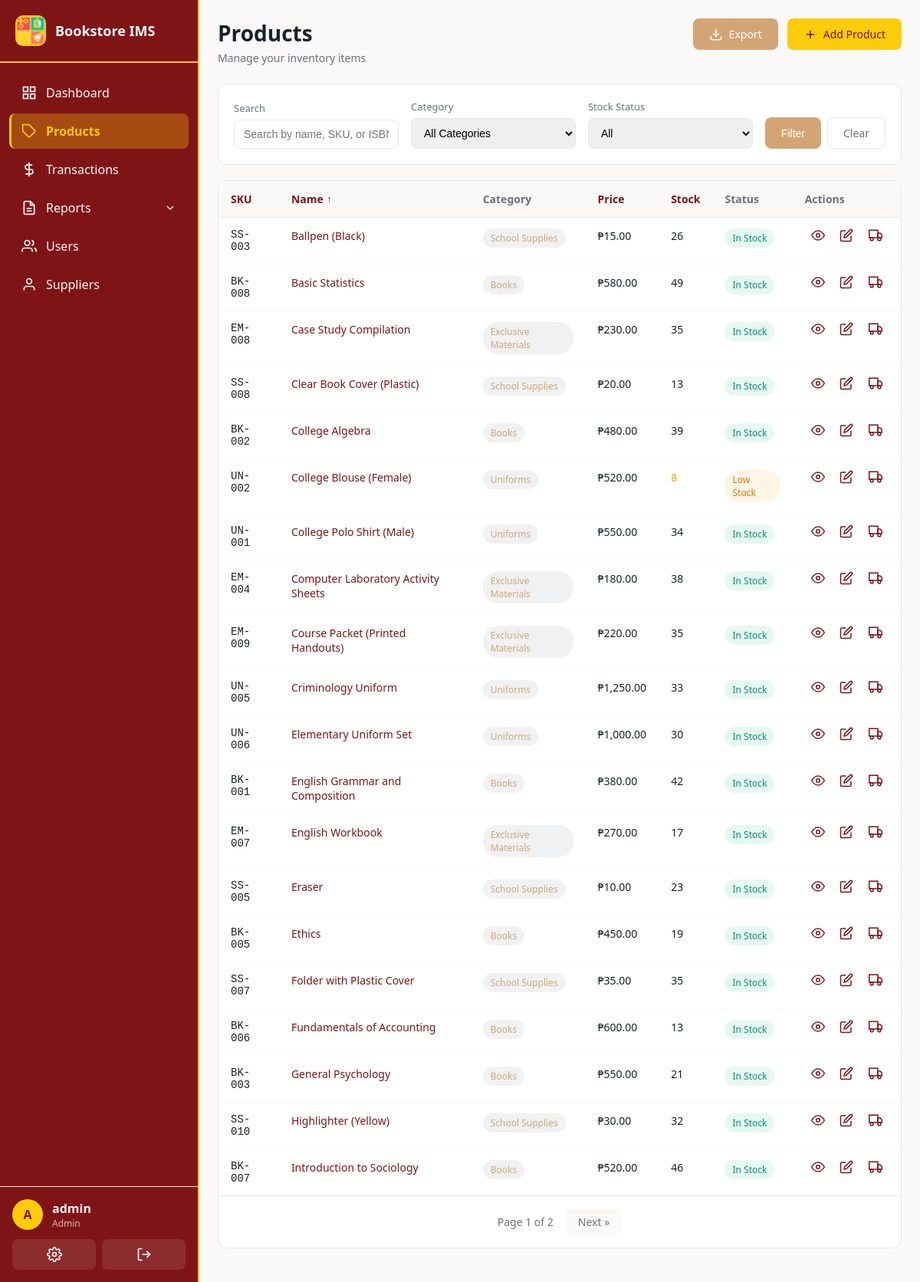
/products/ (signed in), run on the app's committed database.
### app/models.py (models this page shows, shortened)
class User(UserMixin, db.Model):
    __tablename__ = 'users'
    id = db.Column(db.Integer, primary_key=True)
    username = db.Column(db.String(80), unique=True, nullable=False, index=True)
    email = db.Column(db.String(120), unique=True, nullable=False)
    password_hash = db.Column(db.String(256), nullable=False)
    role = db.Column(db.String(20), nullable=False, default=Role.STAFF)
    is_active = db.Column(db.Boolean, default=True)
    created_at = db.Column(db.DateTime, default=utc_now)
    last_login = db.Column(db.DateTime)
    transactions = db.relationship('Transaction', backref='user', lazy='dynamic')
    audit_logs = db.relationship('AuditLog', backref='user', lazy='dynamic')
    cash_ledger_entries = db.relationship('CashLedger', backref='user', lazy='dynamic')
    def is_admin(self):
        return self.role == Role.ADMIN

class Product(db.Model):
    __tablename__ = 'products'
    id = db.Column(db.Integer, primary_key=True)
    sku = db.Column(db.String(50), unique=True, nullable=False, index=True)  # Stock Keeping Unit
    name = db.Column(db.String(200), nullable=False)
    description = db.Column(db.Text)
    category_id = db.Column(db.Integer, db.ForeignKey('categories.id'), nullable=False)
    cost_price = db.Column(db.Float, nullable=False, default=0.0)  # Purchase cost
    selling_price = db.Column(db.Float, nullable=False, default=0.0)
    quantity = db.Column(db.Integer, nullable=False, default=0)
    reorder_level = db.Column(db.Integer, nullable=False, default=10)  # Low stock threshold
    isbn = db.Column(db.String(20))
    author = db.Column(db.String(200))
    publisher = db.Column(db.String(200))
    is_active = db.Column(db.Boolean, default=True)
    created_at = db.Column(db.DateTime, default=utc_now)
    updated_at = db.Column(db.DateTime, default=utc_now, onupdate=utc_now)
    stock_movements = db.relationship('StockMovement', backref='product', lazy='dynamic')
    transaction_items = db.relationship('TransactionItem', backref='product', lazy='dynamic')
    @property
    def is_low_stock(self):
        return self.quantity <= self.reorder_level

class Category(db.Model):
    __tablename__ = 'categories'
    id = db.Column(db.Integer, primary_key=True)
    name = db.Column(db.String(100), unique=True, nullable=False)
    description = db.Column(db.String(255))
    created_at = db.Column(db.DateTime, default=utc_now)
    products = db.relationship('Product', backref='category', lazy='dynamic')

### app/routes/products.py (the view, shortened to what this page needs)
@products_bp.route('/')
@login_required
def list_products():
    page = request.args.get('page', 1, type=int)
    per_page = 20
    category_id = request.args.get('category', type=int)
    search = request.args.get('search', '').strip()
    stock_filter = request.args.get('stock')  # 'low', 'out', 'all'
    sort_by = request.args.get('sort', 'name')  # Default sort by name
    sort_order = request.args.get('order', 'asc')  # Default ascending
    query = Product.query.filter_by(is_active=True)
    if category_id:
        query = query.filter_by(category_id=category_id)
    if stock_filter == 'low':
        query = query.filter(Product.quantity <= Product.reorder_level, Product.quantity > 0)
    elif stock_filter == 'out':
        query = query.filter(Product.quantity == 0)
    if sort_order == 'desc':
        if sort_by == 'sku':
            query = query.order_by(Product.sku.desc())
        elif sort_by == 'price':
            query = query.order_by(Product.selling_price.desc())
        elif sort_by == 'stock':
            query = query.order_by(Product.quantity.desc())
        else:  # name
            query = query.order_by(Product.name.desc())
    else:  # asc
        if sort_by == 'sku':
            query = query.order_by(Product.sku.asc())
        elif sort_by == 'price':
            query = query.order_by(Product.selling_price.asc())
        elif sort_by == 'stock':
            query = query.order_by(Product.quantity.asc())
        else:  # name
            query = query.order_by(Product.name.asc())
    products = query.paginate(page=page, per_page=per_page, error_out=False)
    categories = Category.query.all()
    return render_template('products/list.html',
        products=products,
        categories=categories,
        current_category=category_id,
        search=search,
        stock_filter=stock_filter,
        sort_by=sort_by,
        sort_order=sort_order
    )

### app/__init__.py (called while the page is built)
@login_manager.user_loader
def load_user(user_id):
    return db.session.get(User, int(user_id))

### app/templates/products/list.html (shortened to what this page needs)
{% extends "base.html" %}
{% block content %}
<div class="page-header">
  <div class="page-header-left">
    <h1>Products</h1>
    <p class="page-subtitle">Manage your inventory items</p>
  </div>
  <div class="page-header-right">
    <a href="{{ url_for('products.export_products') }}" class="btn btn-secondary" title="Download as Excel">
      <svg viewBox="0 0 24 24" fill="none" stroke="currentColor" stroke-width="2">
        <path d="M21 15v4a2 2 0 0 1-2 2H5a2 2 0 0 1-2-2v-4"></path>
        <polyline points="7 10 12 15 17 10"></polyline>
        <line x1="12" y1="15" x2="12" y2="3"></line>
      </svg>
      Export
    </a>
    <a href="{{ url_for('products.add_product') }}" class="btn btn-primary">
      <svg viewBox="0 0 24 24" fill="none" stroke="currentColor" stroke-width="2">
        <line x1="12" y1="5" x2="12" y2="19"></line>
        <line x1="5" y1="12" x2="19" y2="12"></line>
      </svg>
      Add Product
    </a>
  </div>
</div>
<div class="filters-card">
  <form method="GET" action="{{ url_for('products.list_products') }}" class="filters-form">
    <div class="filter-group">
      <label for="search">Search</label>
      <input type="text" id="search" name="search" value="{{ search }}" placeholder="Search by name, SKU, or ISBN...">
    </div>
    <div class="filter-group">
      <label for="category">Category</label>
      <select id="category" name="category">
        <option value="">All Categories</option>
      </select>
    </div>
    <div class="filter-group">
      <label for="stock">Stock Status</label>
      <select id="stock" name="stock">
        <option value="">All</option>
      </select>
    </div>
    <div class="filter-actions">
      <button type="submit" class="btn btn-secondary">Filter</button>
      <a href="{{ url_for('products.list_products') }}" class="btn btn-outline">Clear</a>
    </div>
  </form>
</div>
<div class="table-card">
  {% if products.items %}
  <table class="data-table priority-table">
    <thead>
      <tr>
        <th class="priority-col-1">
          <a href="{{ url_for('products.list_products', category=current_category, search=search, stock=stock_filter, sort='sku', order='asc' if sort_by == 'sku' and sort_order == 'desc' else 'desc' if sort_by == 'sku' else 'asc') }}" class="sort-header {% if sort_by == 'sku' %}active{% endif %}">
            SKU
          </a>
        </th>
        <th class="priority-col-1">
          <a href="{{ url_for('products.list_products', category=current_category, search=search, stock=stock_filter, sort='name', order='asc' if sort_by == 'name' and sort_order == 'desc' else 'desc' if sort_by == 'name' else 'asc') }}" class="sort-header {% if sort_by == 'name' %}active{% endif %}">
            Name
            {% if sort_by == 'name' %}<span class="sort-indicator">{{ '↑' if sort_order == 'asc' else '↓' }}</span>{% endif %}
          </a>
        </th>
        <th class="priority-col-2">Category</th>
        <th class="priority-col-1">
          <a href="{{ url_for('products.list_products', category=current_category, search=search, stock=stock_filter, sort='price', order='asc' if sort_by == 'price' and sort_order == 'desc' else 'desc' if sort_by == 'price' else 'asc') }}" class="sort-header {% if sort_by == 'price' %}active{% endif %}">
            Price
          </a>
        </th>
        <th class="priority-col-1">
          <a href="{{ url_for('products.list_products', category=current_category, search=search, stock=stock_filter, sort='stock', order='asc' if sort_by == 'stock' and sort_order == 'desc' else 'desc' if sort_by == 'stock' else 'asc') }}" class="sort-header {% if sort_by == 'stock' %}active{% endif %}">
            Stock
          </a>
        </th>
        <th class="priority-col-3">Status</th>
        <th class="priority-col-3">Actions</th>
      </tr>
    </thead>
    <tbody>
      {% for product in products.items %}
      <tr>
        <td class="sku-cell priority-col-1">{{ product.sku }}</td>
        <td class="priority-col-1">
          <a href="{{ url_for('products.view_product', id=product.id) }}" class="product-name">
            {{ product.name }}
          </a>
        </td>
        <td class="priority-col-2">
          <span class="badge badge-category">{{ product.category.name }}</span>
        </td>
        <td class="priority-col-1">₱{{ "{:,.2f}".format(product.selling_price) }}</td>
        <td class="stock-cell priority-col-1 {% if product.quantity == 0 %}text-danger{% elif product.is_low_stock %}text-warning{% endif %}">
          {{ product.quantity }}
        </td>
        <td class="priority-col-3">
          {% if product.quantity == 0 %}
          <span class="badge badge-danger">Out of Stock</span>
          {% elif product.is_low_stock %}
          <span class="badge badge-warning">Low Stock</span>
          {% else %}
          <span class="badge badge-success">In Stock</span>
          {% endif %}
        </td>
        <td class="actions-cell priority-col-3">
          <a href="{{ url_for('products.view_product', id=product.id) }}" class="btn-icon" title="View">
            <svg viewBox="0 0 24 24" fill="none" stroke="currentColor" stroke-width="2">
              <path d="M1 12s4-8 11-8 11 8 11 8-4 8-11 8-11-8-11-8z"></path>
              <circle cx="12" cy="12" r="3"></circle>
            </svg>
          </a>
          <a href="{{ url_for('products.edit_product', id=product.id) }}" class="btn-icon" title="Edit">
            <svg viewBox="0 0 24 24" fill="none" stroke="currentColor" stroke-width="2">
              <path d="M11 4H4a2 2 0 0 0-2 2v14a2 2 0 0 0 2 2h14a2 2 0 0 0 2-2v-7"></path>
              <path d="M18.5 2.5a2.121 2.121 0 0 1 3 3L12 15l-4 1 1-4 9.5-9.5z"></path>
            </svg>
          </a>
          <a href="{{ url_for('products.adjust_stock', id=product.id) }}" class="btn-icon" title="Adjust Stock">
            <svg viewBox="0 0 24 24" fill="none" stroke="currentColor" stroke-width="2">
              <rect x="1" y="3" width="15" height="13"></rect>
              <polygon points="16 8 20 8 23 11 23 16 16 16 16 8"></polygon>
              <circle cx="5.5" cy="18.5" r="2.5"></circle>
              <circle cx="18.5" cy="18.5" r="2.5"></circle>
            </svg>
          </a>
        </td>
      </tr>
      {% endfor %}
    </tbody>
  </table>
  {% if products.pages > 1 %}
  <div class="pagination">
    <span class="page-info">Page {{ products.page }} of {{ products.pages }}</span>
    {% if products.has_next %}
    <a href="{{ url_for('products.list_products', page=products.next_num, category=current_category, search=search, stock=stock_filter, sort=sort_by, order=sort_order) }}" class="page-link">Next &raquo;</a>
    {% endif %}
  </div>
  {% endif %}
  {% endif %}
</div>
{% endblock %}

### app/templates/base.html (shortened to what this page needs)
<!doctype html>
<html>
  <head>
    <link rel="stylesheet" href="{{ url_for('static', filename='css/main.css') }}">
  </head>
  <body class="{% block body_class %}{% endblock %}">
    {% if current_user.is_authenticated %}
    <nav class="sidebar" id="mobile-sidebar">
      <div class="sidebar-header">
        <div class="sidebar-logo">
          <img src="{{ url_for('static', filename='images/bookstore-logo.png') }}" alt="Bookstore Logo" style="width: 100%; height: 100%; object-fit: contain;">
        </div>
        <span class="sidebar-title">Bookstore IMS</span>
      </div>
      <ul class="sidebar-menu">
        <li class="{% if request.endpoint == 'main.dashboard' %}active{% endif %}">
          <a href="{{ url_for('main.dashboard') }}">
            <svg viewBox="0 0 24 24" fill="none" stroke="currentColor" stroke-width="2">
              <rect x="3" y="3" width="7" height="7"></rect>
              <rect x="14" y="3" width="7" height="7"></rect>
              <rect x="14" y="14" width="7" height="7"></rect>
              <rect x="3" y="14" width="7" height="7"></rect>
            </svg>
            <span>Dashboard</span>
          </a>
        </li>
        <li class="{% if 'products' in request.endpoint %}active{% endif %}">
          <a href="{{ url_for('products.list_products') }}">
            <svg viewBox="0 0 24 24" fill="none" stroke="currentColor" stroke-width="2">
              <path d="M20.59 13.41l-7.17 7.17a2 2 0 0 1-2.83 0L2 12V2h10l8.59 8.59a2 2 0 0 1 0 2.82z"></path>
              <line x1="7" y1="7" x2="7.01" y2="7"></line>
            </svg>
            <span>Products</span>
          </a>
        </li>
        <li class="{% if 'transactions' in request.endpoint %}active{% endif %}">
          <a href="{{ url_for('transactions.list_transactions') }}">
            <svg viewBox="0 0 24 24" fill="none" stroke="currentColor" stroke-width="2">
              <line x1="12" y1="1" x2="12" y2="23"></line>
              <path d="M17 5H9.5a3.5 3.5 0 0 0 0 7h5a3.5 3.5 0 0 1 0 7H6"></path>
            </svg>
            <span>Transactions</span>
          </a>
        </li>
        <li class="submenu-trigger {% if 'reports' in request.endpoint %}active{% endif %}">
          <a href="#">
            <svg viewBox="0 0 24 24" fill="none" stroke="currentColor" stroke-width="2">
              <path d="M14 2H6a2 2 0 0 0-2 2v16a2 2 0 0 0 2 2h12a2 2 0 0 0 2-2V8z"></path>
              <polyline points="14 2 14 8 20 8"></polyline>
              <line x1="16" y1="13" x2="8" y2="13"></line>
              <line x1="16" y1="17" x2="8" y2="17"></line>
            </svg>
            <span>Reports</span>
            <svg class="submenu-arrow" viewBox="0 0 24 24" fill="none" stroke="currentColor" stroke-width="2">
              <polyline points="6 9 12 15 18 9"></polyline>
            </svg>
          </a>
        </li>
        {% if current_user.is_admin() %}
        <li class="{% if 'users' in request.endpoint and request.endpoint != 'users.profile' %}active{% endif %}">
          <a href="{{ url_for('users.list_users') }}">
            <svg viewBox="0 0 24 24" fill="none" stroke="currentColor" stroke-width="2">
              <path d="M17 21v-2a4 4 0 0 0-4-4H5a4 4 0 0 0-4 4v2"></path>
              <circle cx="9" cy="7" r="4"></circle>
              <path d="M23 21v-2a4 4 0 0 0-3-3.87"></path>
              <path d="M16 3.13a4 4 0 0 1 0 7.75"></path>
            </svg>
            <span>Users</span>
          </a>
        </li>
        <li class="{% if 'suppliers' in request.endpoint %}active{% endif %}">
          <a href="{{ url_for('suppliers.list_suppliers') }}">
            <svg viewBox="0 0 24 24" fill="none" stroke="currentColor" stroke-width="2">
              <path d="M20 21v-2a4 4 0 0 0-4-4H8a4 4 0 0 0-4 4v2"></path>
              <circle cx="12" cy="7" r="4"></circle>
            </svg>
            <span>Suppliers</span>
          </a>
        </li>
        {% endif %}
      </ul>
      <div class="sidebar-footer">
        <div class="user-info">
          <div class="user-avatar">{{ current_user.username[0].upper() }}</div>
          <div class="user-details">
            <span class="user-name">{{ current_user.username }}</span>
            <span class="user-role">{{ current_user.role.title() }}</span>
          </div>
        </div>
        <div class="sidebar-actions">
          <a href="{{ url_for('users.profile') }}" class="action-btn" title="Profile">
          </a>
          <a href="{{ url_for('auth.logout') }}" class="action-btn" title="Logout">
            <svg viewBox="0 0 24 24" fill="none" stroke="currentColor" stroke-width="2">
              <path d="M9 21H5a2 2 0 0 1-2-2V5a2 2 0 0 1 2-2h4"></path>
              <polyline points="16 17 21 12 16 7"></polyline>
              <line x1="21" y1="12" x2="9" y2="12"></line>
            </svg>
          </a>
        </div>
      </div>
    </nav>
    <main class="main-content">
      {% block content %}{% endblock %}
    </main>
    {% else %}
    {% block content_public %}{% endblock %}
    {% endif %}
  </body>
</html>

### data on the page
User: username "A", username "admin", role "Admin"
Product: sku "SS-003", name "Ballpen (Black)", category.name "School Supplies", selling_price "15.00", quantity "26", reorder_level "In Stock"
Product: sku "BK-008", name "Basic Statistics", category.name "Books", selling_price "580.00", quantity "49", reorder_level "In Stock"
Product: sku "EM-008", name "Case Study Compilation", category.name "Exclusive Materials", selling_price "230.00", quantity "35", reorder_level "In Stock"
Product: sku "SS-008", name "Clear Book Cover (Plastic)", category.name "School Supplies", selling_price "20.00", quantity "13", reorder_level "In Stock"
Product: sku "BK-002", name "College Algebra", category.name "Books", selling_price "480.00", quantity "39", reorder_level "In Stock"
Product: sku "UN-002", name "College Blouse (Female)", category.name "Uniforms", selling_price "520.00", quantity "8", reorder_level "Low Stock"
Product: sku "UN-001", name "College Polo Shirt (Male)", category.name "Uniforms", selling_price "550.00", quantity "34", reorder_level "In Stock"
Product: sku "EM-004", name "Computer Laboratory Activity Sheets", category.name "Exclusive Materials", selling_price "180.00", quantity "38", reorder_level "In Stock"
Product: sku "EM-009", name "Course Packet (Printed Handouts)", category.name "Exclusive Materials", selling_price "220.00", quantity "35", reorder_level "In Stock"
Product: sku "UN-005", name "Criminology Uniform", category.name "Uniforms", selling_price "1,250.00", quantity "33", reorder_level "In Stock"
Product: sku "UN-006", name "Elementary Uniform Set", category.name "Uniforms", selling_price "1,000.00", quantity "30", reorder_level "In Stock"
Product: sku "BK-001", name "English Grammar and Composition", category.name "Books", selling_price "380.00", quantity "42", reorder_level "In Stock"
Product: sku "EM-007", name "English Workbook", category.name "Exclusive Materials", selling_price "270.00", quantity "17", reorder_level "In Stock"
Product: sku "SS-005", name "Eraser", category.name "School Supplies", selling_price "10.00", quantity "23", reorder_level "In Stock"
Product: sku "BK-005", name "Ethics", category.name "Books", selling_price "450.00", quantity "19", reorder_level "In Stock"
Product: sku "SS-007", name "Folder with Plastic Cover", category.name "School Supplies", selling_price "35.00", quantity "35", reorder_level "In Stock"
Product: sku "BK-006", name "Fundamentals of Accounting", category.name "Books", selling_price "600.00", quantity "13", reorder_level "In Stock"
Product: sku "BK-003", name "General Psychology", category.name "Books", selling_price "550.00", quantity "21", reorder_level "In Stock"
Product: sku "SS-010", name "Highlighter (Yellow)", category.name "School Supplies", selling_price "30.00", quantity "32", reorder_level "In Stock"
Product: sku "BK-007", name "Introduction to Sociology", category.name "Books", selling_price "520.00", quantity "46", reorder_level "In Stock"

### other printed values
{{ '↑' if sort_order == 'asc' else '↓' }} "↑"
{{ products.page }} "1"
{{ products.pages }} "2"
